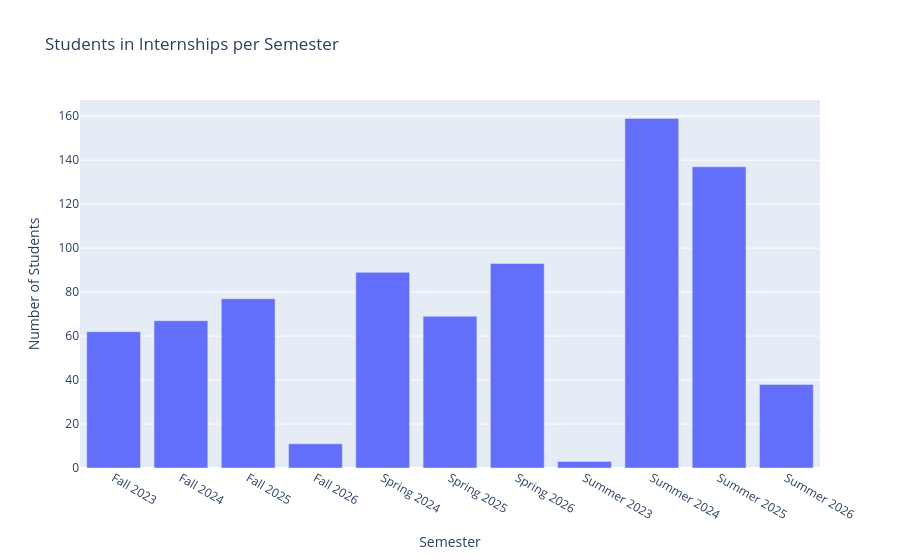

The notebook cell this image was saved under:
### Code cell
#looked at plotly group 1's first bar graph for this part

fig = px.bar(x=semester_counts.index,y=semester_counts.values,labels={'x': 'Semester', 'y': 'Number of Students'},
    title='Students in Internships per Semester')

fig.show()

### Figure 1 — Plotly figure (JSON) as saved in the notebook; plotly's stock layout.template omitted (floating-point values rounded to 4 significant figures)
{"data": [{"hovertemplate": "Semester=%{x}<br>Number of Students=%{y}<extra></extra>", "legendgroup": "", "marker": {"color": "#636efa", "pattern": {"shape": ""}}, "name": "", "orientation": "v", "showlegend": false, "textposition": "auto", "type": "bar", "x": ["Fall 2023", "Fall 2024", "Fall 2025", "Fall 2026", "Spring 2024", "Spring 2025", "Spring 2026", "Summer 2023", "Summer 2024", "Summer 2025", "Summer 2026"], "xaxis": "x", "y": [62, 67, 77, 11, 89, 69, 93, 3, 159, 137, 38], "yaxis": "y"}], "layout": {"barmode": "relative", "legend": {"tracegroupgap": 0}, "title": {"text": "Students in Internships per Semester"}, "xaxis": {"anchor": "y", "domain": [0, 1], "title": {"text": "Semester"}}, "yaxis": {"anchor": "x", "domain": [0, 1], "title": {"text": "Number of Students"}}}}
